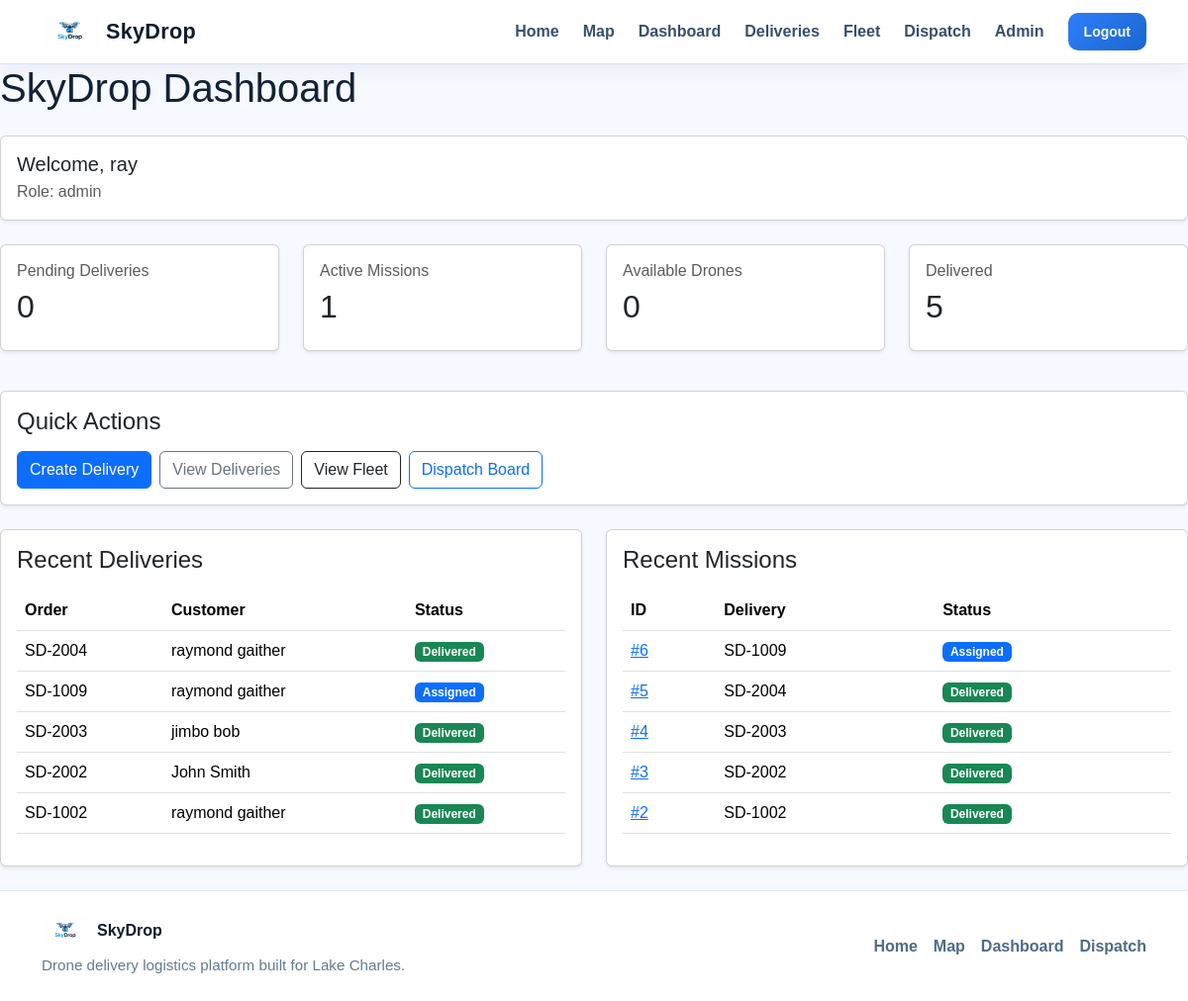
The app's page /dashboard/ (signed in), older data.
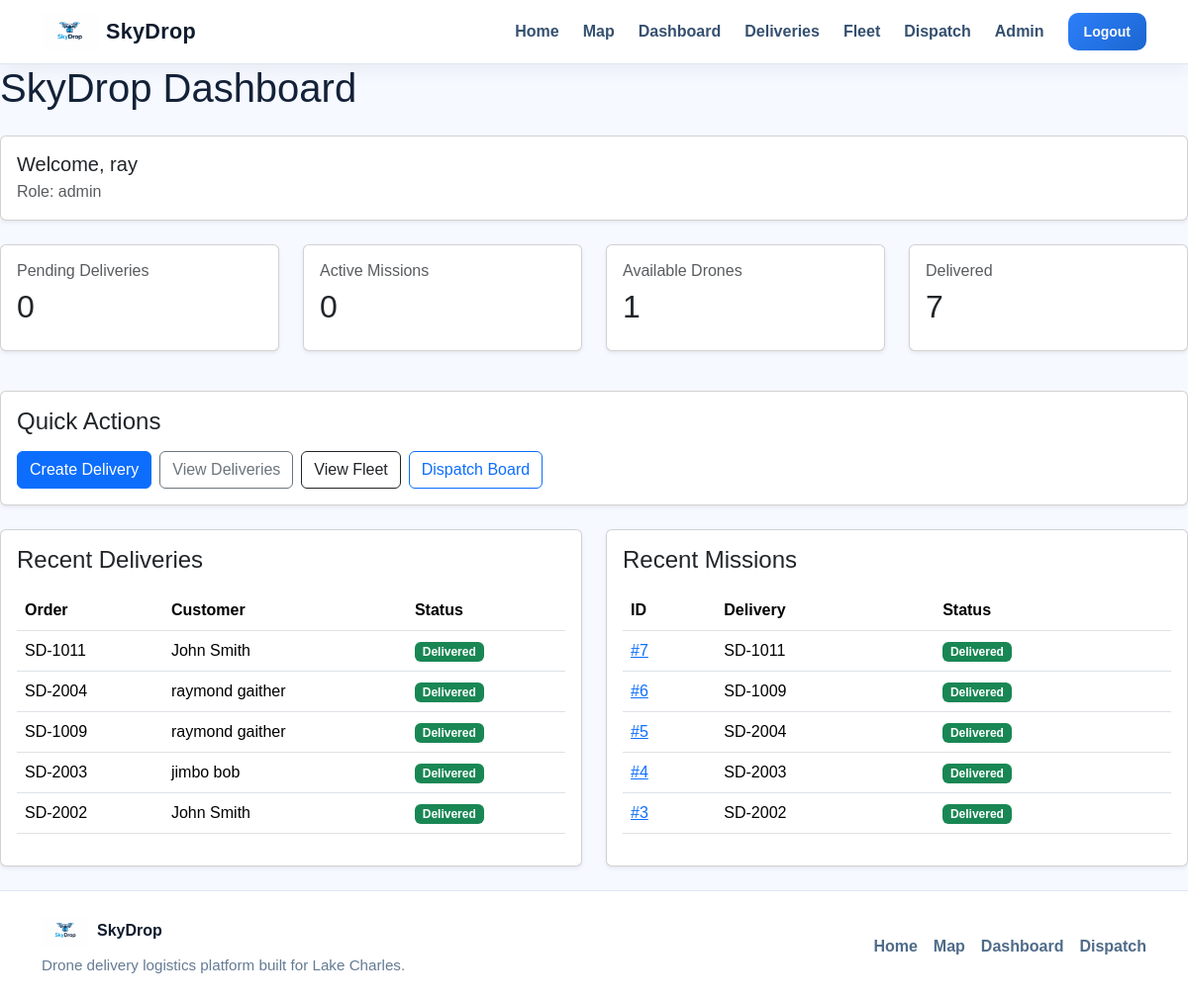
The same page, newer data.
### app/models/delivery.py (models this page shows, shortened)
class Delivery(db.Model):
    __tablename__ = "deliveries"
    id = db.Column(db.Integer, primary_key=True)
    order_number = db.Column(db.String(50), unique=True, nullable=False, index=True)
    customer_name = db.Column(db.String(100), nullable=False)
    customer_address = db.Column(db.String(200), nullable=False)
    customer_phone = db.Column(db.String(30), nullable=False)
    package_weight = db.Column(db.Float, nullable=False)
    status = db.Column(db.String(50), default="pending", nullable=False, index=True)
    pickup_address = db.Column(db.String(200), nullable=True)
    pickup_lat = db.Column(db.Float, nullable=True)
    pickup_lng = db.Column(db.Float, nullable=True)
    destination_lat = db.Column(db.Float, nullable=True)
    destination_lng = db.Column(db.Float, nullable=True)
    priority = db.Column(db.String(20), default="standard", nullable=False)
    notes = db.Column(db.Text, nullable=True)
    created_at = db.Column(db.DateTime, default=datetime.utcnow, nullable=False)
    created_by_id = db.Column(db.Integer, db.ForeignKey("users.id"), nullable=False)
    mission = db.relationship(
        "Mission",
        back_populates="delivery",
        uselist=False,
        cascade="all, delete-orphan"
    )

### app/models/mission.py (models this page shows, shortened)
class Mission(db.Model):
    __tablename__ = "missions"
    id = db.Column(db.Integer, primary_key=True)
    delivery_id = db.Column(db.Integer, db.ForeignKey("deliveries.id"), nullable=False, unique=True)
    drone_id = db.Column(db.Integer, db.ForeignKey("drones.id"), nullable=False)
    status = db.Column(db.String(50), default="assigned", nullable=False, index=True)
    assigned_at = db.Column(db.DateTime, default=datetime.utcnow, nullable=False)
    takeoff_time = db.Column(db.DateTime, nullable=True)
    delivered_time = db.Column(db.DateTime, nullable=True)
    return_time = db.Column(db.DateTime, nullable=True)
    dispatch_score = db.Column(db.Float, nullable=True)
    dispatch_notes = db.Column(db.String(255), nullable=True)
    delivery = db.relationship("Delivery", back_populates="mission")
    drone = db.relationship("Drone", back_populates="missions")

### app/dashboard/routes.py (the view)
@dashboard_bp.route("/")
@role_required("admin", "business_staff")
def home():
    pending_deliveries_count = Delivery.query.filter_by(status="pending").count()
    active_missions_count = Mission.query.filter(
        Mission.status.in_(["assigned", "in_flight"])
    ).count()
    available_drones_count = Drone.query.filter_by(status="idle", is_active=True).count()
    delivered_count = Delivery.query.filter_by(status="delivered").count()
    recent_deliveries = Delivery.query.order_by(Delivery.created_at.desc()).limit(5).all()
    recent_missions = Mission.query.order_by(Mission.assigned_at.desc()).limit(5).all()
    return render_template(
        "dashboard/dashboard.html",
        user=current_user,
        pending_deliveries_count=pending_deliveries_count,
        active_missions_count=active_missions_count,
        available_drones_count=available_drones_count,
        delivered_count=delivered_count,
        recent_deliveries=recent_deliveries,
        recent_missions=recent_missions,
    )

### app/models/user.py (called while the page is built)
    @property
    def is_admin(self):
        return self.role == "admin"

    @property
    def is_staff(self):
        return self.role in ["admin", "business_staff"]

### app/templates/dashboard/dashboard.html (shortened to what the changed rows need)
{% extends "base.html" %}
{% block content %}
<h1 class="mb-4">SkyDrop Dashboard</h1>
<div class="row mb-4">
    <div class="col-md-3 mb-3">
        <div class="card p-3 shadow-sm">
            <h2>{{ pending_deliveries_count }}</h2>
        </div>
    </div>
    <div class="col-md-3 mb-3">
        <div class="card p-3 shadow-sm">
            <h6 class="text-muted">Active Missions</h6>
            <h2>{{ active_missions_count }}</h2>
        </div>
    </div>
    <div class="col-md-3 mb-3">
        <div class="card p-3 shadow-sm">
            <h6 class="text-muted">Available Drones</h6>
            <h2>{{ available_drones_count }}</h2>
        </div>
    </div>
    <div class="col-md-3 mb-3">
        <div class="card p-3 shadow-sm">
            <h6 class="text-muted">Delivered</h6>
            <h2>{{ delivered_count }}</h2>
        </div>
    </div>
</div>
<div class="row">
    <div class="col-lg-6 mb-4">
        <div class="card p-3 shadow-sm h-100">
            {% if recent_deliveries %}
                <div class="table-responsive">
                    <table class="table align-middle">
                        <thead>
                            <tr>
                                <th>Order</th>
                                <th>Customer</th>
                                <th>Status</th>
                            </tr>
                        </thead>
                        <tbody>
                            {% for delivery in recent_deliveries %}
                            <tr>
                                <td>{{ delivery.order_number }}</td>
                                <td>{{ delivery.customer_name }}</td>
                                <td>
                                    <span class="badge
                                        {% if delivery.status == 'pending' %}bg-secondary
                                        {% elif delivery.status == 'assigned' %}bg-primary
                                        {% elif delivery.status == 'in_flight' %}bg-warning text-dark
                                        {% elif delivery.status == 'delivered' %}bg-success
                                        {% else %}bg-dark
                                        {% endif %}">
                                        {{ delivery.status.replace('_', ' ').title() }}
                                    </span>
                                </td>
                            </tr>
                            {% endfor %}
                        </tbody>
                    </table>
                </div>
            {% else %}
                <p class="mb-0 text-muted">No deliveries yet.</p>
            {% endif %}
        </div>
    </div>
    <div class="col-lg-6 mb-4">
        <div class="card p-3 shadow-sm h-100">
            {% if recent_missions %}
                <div class="table-responsive">
                    <table class="table align-middle">
                        <thead>
                            <tr>
                                <th>ID</th>
                                <th>Delivery</th>
                                <th>Status</th>
                            </tr>
                        </thead>
                        <tbody>
                            {% for mission in recent_missions %}
                            <tr>
                                <td>
                                    <a href="{{ url_for('dispatch.mission_detail', mission_id=mission.id) }}">
                                        #{{ mission.id }}
                                    </a>
                                </td>
                                <td>{{ mission.delivery.order_number }}</td>
                                <td>
                                    <span class="badge
                                        {% if mission.status == 'assigned' %}bg-primary
                                        {% elif mission.status == 'in_flight' %}bg-warning text-dark
                                        {% elif mission.status == 'delivered' %}bg-success
                                        {% else %}bg-dark
                                        {% endif %}">
                                        {{ mission.status.replace('_', ' ').title() }}
                                    </span>
                                </td>
                            </tr>
                            {% endfor %}
                        </tbody>
                    </table>
                </div>
            {% else %}
                <p class="mb-0 text-muted">No missions yet.</p>
            {% endif %}
        </div>
    </div>
</div>
{% endblock %}

Row changes from the older to the newer data that the page shows:
no longer on this page (row unchanged): Delivery: order_number "SD-1002", customer_name "raymond gaither", status.replace "Delivered"
no longer on this page (row unchanged): Mission: id "2", delivery.order_number "SD-1002", status.replace "Delivered"
added Delivery: order_number "SD-1011", customer_name "John Smith", status.replace "Delivered"
changed Delivery "SD-1009": status "assigned" → "delivered" (drawn); status.replace "Assigned" → "Delivered"
added Mission: id "7", delivery.order_number "SD-1011", status.replace "Delivered"
changed Mission "SD-1009": status "assigned" → "delivered" (drawn); status.replace "Assigned" → "Delivered"
Text that changed along with them:
{{ active_missions_count }}: "1" → "0"
{{ available_drones_count }}: "0" → "1"
{{ delivered_count }}: "5" → "7"
